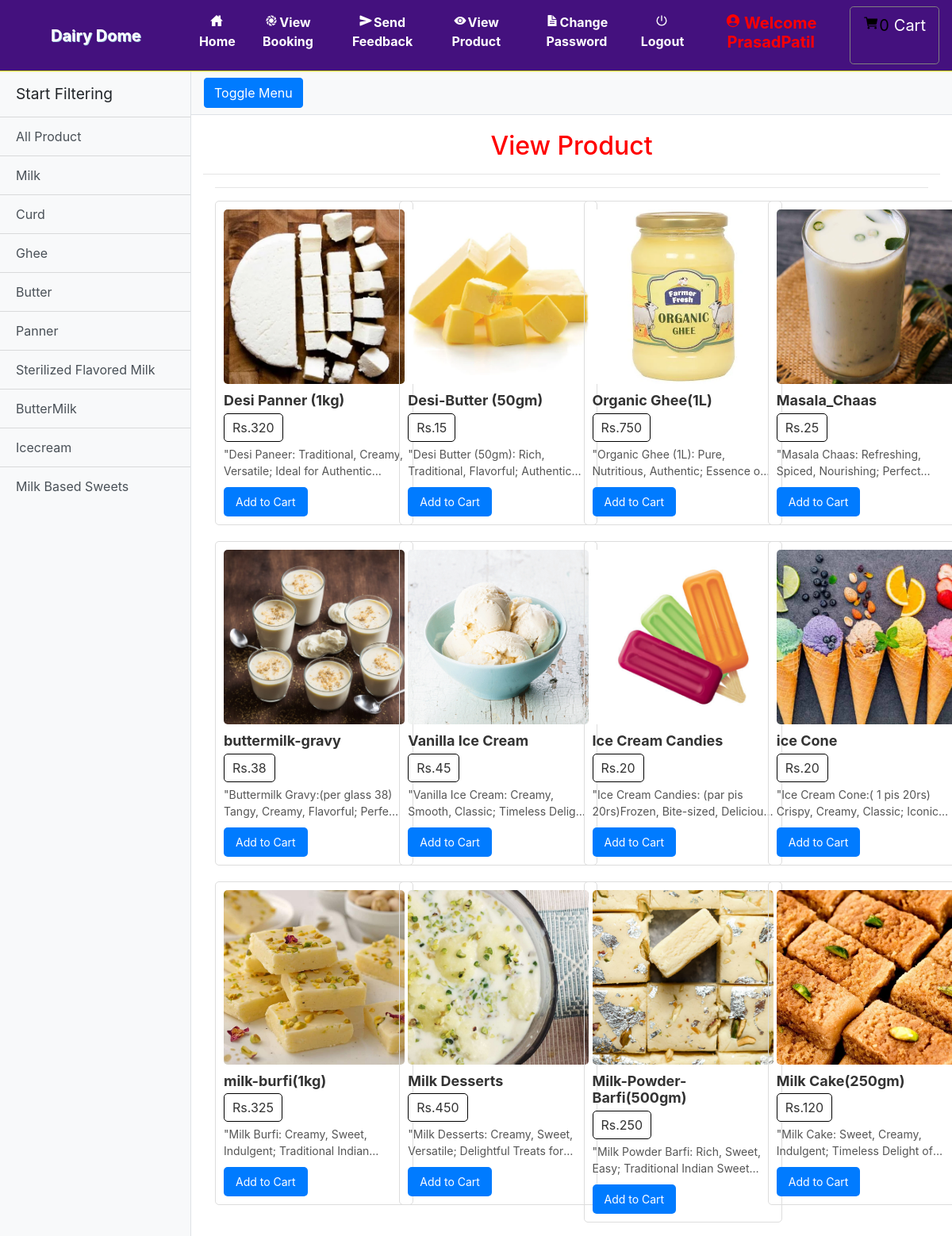
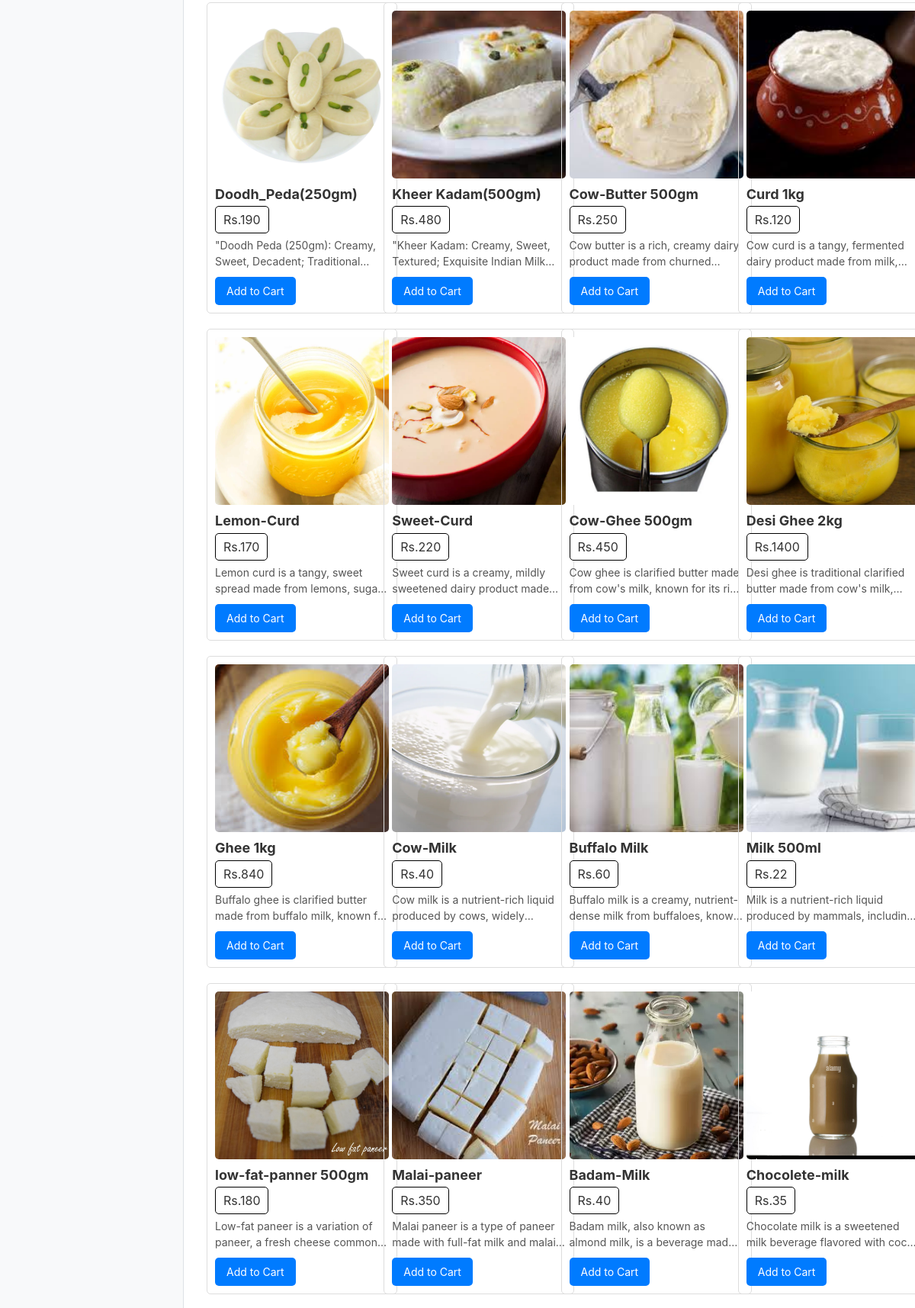
The page /view_product/0/ (signed in, upper part) on the database its author committed (2 pictures, top to bottom).
### grocery/models.py (models this page shows, shortened)
class Category(models.Model):
    name = models.CharField(max_length=30, null=True)

class Product(models.Model):
    category = models.ForeignKey(Category, on_delete=models.CASCADE, null=True)
    image = models.FileField(null=True)
    name = models.CharField(max_length=30, null=True)
    price = models.IntegerField(null=True)
    desc = models.TextField(null=True)

### grocery/views.py (the view)
# urls.py: path('view_product/<int:pid>/', View_prodcut, name='view_product'),
def View_prodcut(request,pid):
    if not request.user.is_authenticated:
        return redirect('login_admin')
    cat = ""
    cat1 = ""
    pro1 = ""
    num1 = 0
    user=""
    profile=""
    cart=""
    pro=""
    num=""
    if not request.user.is_staff:
        user = User.objects.get(id=request.user.id)
        profile = Profile.objects.get(user=user)
        cart = Cart.objects.filter(profile=profile)
        for i in cart:
            num1 += 1
    if pid == 0:
        cat = "All Product"
        pro1 = Product.objects.all()
    else:
        cat1 = Category.objects.get(id=pid)
        pro1 = Product.objects.filter(category=cat1).all()
    cat = Category.objects.all()
    pro = Product.objects.all()
    num = []
    b = 1
    for j in cat:
        a = 1
        for i in pro:
            if j.name == i.category.name:
                if a == 1:
                    num.append(i.id)
                    a = 2
    d = {'pro': pro, 'cat': cat,'cat1': cat1,'num':num,'pro1':pro1,'num1':num1}
    return render(request, 'view_product.html',d)

### grocery/templates/view_product.html (shortened to what this page needs)
{% extends 'navigation.html' %}
{% block body %}
{% load static %}
<link rel="stylesheet" href="{% static 'css/style.css' %}">
<link href="{% static 'css/simple-sidebar.css' %}" rel="stylesheet">
</head>
<body>
<div class="d-flex" id="wrapper">
  <div class="bg-light border-right" id="sidebar-wrapper">
    <div class="sidebar-heading">Start Filtering</div>
    <div class="list-group list-group-flush">
      <a href="{% url 'view_product' 0 %}" class="list-group-item list-group-item-action bg-light">All Product</a>
      {% for i in cat %}
      <a href="{% url 'view_product' i.id %}" class="list-group-item list-group-item-action bg-light">{{i.name}}</a>
      {% endfor %}
    </div>
  </div>
  <div id="page-content-wrapper">
    <nav class="navbar navbar-expand-lg navbar-light bg-light border-bottom">
      <button class="btn btn-primary" id="menu-toggle">Toggle Menu</button>
    </nav>
    <div class="container-fluid">
      <center>
        <h2 style="color:red;margin-top: 20px;">View Product</h2>
      </center>
      <hr>
      <div class="container-fluid">
        <hr>
        <div class="row">
          {% for j in pro1 %}
          <div class="col-md-3">
            <div class="product-box">
              <img class="product-img" src="{{j.image.url}}" alt="Product Image">
              <div class="product-details">
                <h3 class="product-title">{{j.name}}</h3>
                <div class="product-price">Rs.{{j.price}}</div>
                <p class="product-desc">{{ j.desc }}</p>
                <form action="{% url 'add_cart' j.id %}" method="post">
                  <button type="submit" class="add-to-cart-btn">Add to Cart</button>
                </form>
              </div>
            </div>
          </div>
          {% endfor %}
        </div>
      </div>
    </div>
  </div>
</div>
{% endblock %}

### grocery/templates/navigation.html (shortened to what this page needs)
<!DOCTYPE html>
<html lang="en">
<head>
    {% load static %}
     <link rel="stylesheet" href="https://maxcdn.bootstrapcdn.com/bootstrap/4.0.0/css/bootstrap.min.css">
  <link rel = stylesheet href = "//cdn.datatables.net/1.10.19/css/jquery.dataTables.min.css">
<link rel="stylesheet" href="https://cdnjs.cloudflare.com/ajax/libs/font-awesome/4.7.0/css/font-awesome.min.css">
</head>
<body style="background-color:white">
<nav class="navbar navbar-expand-sm" style = "background-color : #44117e ; border-bottom:1px solid #d7fc06">
  <a class="navbar-brand pl-5" href="#" style="color:white ; font-weight : bold">Dairy Dome</a>
<div class="collapse navbar-collapse" id="collapsibleNavbar">
  <ul class="navbar-nav pl-5 text-center">
    {% if request.user.username %}
    {% if not request.user.is_staff %}
    <li class="nav-item">
      <a class="nav-link" href="{% url 'home' %}" style="color:white"><ion-icon style="margin-right:2px" name="home-sharp"></ion-icon>Home</a>
    </li>
    <li class="nav-item">
      <a class="nav-link" href="{% url 'view_booking' %}" style="color:white"><ion-icon style="margin-right:2px" name="aperture"></ion-icon>View Booking</a>
    </li>
    <li class="nav-item">
      <a class="nav-link" href="{% url 'send_feedback' request.user.id %}" style="color:white"><ion-icon style="margin-right:2px" name="send"></ion-icon>Send Feedback</a>
    </li>
    <li class="nav-item">
      <a class="nav-link" href="{% url 'view_product' 0 %}" style="color:white"><ion-icon style="margin-right:2px" name="eye"></ion-icon>View Product</a>
    </li>
    <li class="nav-item">
      <a class="nav-link" href="{% url 'change_password' %}" style="color:white"><ion-icon style="margin-right:2px" name="document-text-sharp"></ion-icon>Change Password</a>
    </li>
    {% endif %}
    {% endif %}
    {% if request.user.is_authenticated %}
    <a class="nav-link" href="{% url 'logout' %}" style="color:white"><ion-icon style="margin-right:2px" name="power-sharp"></ion-icon>Logout</a>
    {% if not request.user.is_staff %}
    <li class="nav-item">
      <a href="{% url 'profile' %}"><h5 class="nav-link" style="color:red"><ion-icon style="margin-right:4px;color:#FF0000" name="person-circle-sharp"></ion-icon>Welcome {{request.user.username}}</h5>
      </a></li>
    {% else %}
    <li class="nav-item">
      <h5  class="nav-link" style="color:#91DE00"><ion-icon style="margin-right:4px;color:#91DE00" name="person-circle-sharp"></ion-icon>Welcome {{request.user.username}}</h5>
    </li>
    {% endif %}
    {% endif %}
    {% if not request.user.is_staff %}
    {% if request.user.username %}
      <a href="{% url 'cart' %}" style="border:1px solid gray" class="btn btn-default btn-lg text-dark text-capitalize">
        <ion-icon style="color:black;margin-top:2%" name="cart"></ion-icon><span style="color:black">{{num1}}</span><span style="margin-left:6px;margin-top:2%;color:white">Cart</span></a></center>
{% endif %}
    {% endif %}
    </ul>
</div>
</nav>
{% block body %}
{% endblock %}
</body></html>

### grocery/static/css/simple-sidebar.css (style rules this page uses)
body { overflow-x: hidden; }
#sidebar-wrapper { min-height: 100vh; margin-left: -15rem; -webkit-transition: margin .25s ease-out; -moz-transition: margin .25s ease-out; -o-transition: margin .25s ease-out; transition: margin .25s ease-out; }
#sidebar-wrapper .sidebar-heading { padding: 0.875rem 1.25rem; font-size: 1.2rem; }
#sidebar-wrapper .list-group { width: 15rem; }
#page-content-wrapper { min-width: 100vw; }
@media (min-width: 768px) { #sidebar-wrapper { margin-left: 0; } }
@media (min-width: 768px) { #page-content-wrapper { min-width: 0; width: 100%; } }

### grocery/templates/navigation.html (style rules this page uses)
* { box-sizing: border-box; }
.nav-link { font-weight:bold; }
.navbar-brand { text-shadow: 1px 1px lightblue; }

### grocery/templates/view_product.html (style rules this page uses)
.product-box { border: 1px solid #ddd; border-radius: 5px; padding: 10px; margin-right: 10px; margin-bottom: 20px; transition: box-shadow 0.3s; display: inline-block; width: 250px; }
.product-img { width: 100%; height: 220px; object-fit: cover; border-radius: 5px; margin-bottom: 10px; }
.product-title { font-size: 18px; font-weight: bold; color: #333; margin-bottom: 5px; }
.product-price { font-size: 16px; color: #333; background-color: #fff; border: 1px solid #000; border-radius: 5px; padding: 5px 10px; margin-bottom: 5px; display: inline-block; transition: background-color 0.3s, color 0.3s; }
.product-desc { font-size: 14px; color: #555; margin-bottom: 10px; overflow: hidden; text-overflow: ellipsis; display: -webkit-box; -webkit-line-clamp: 2; -webkit-box-orient: vertical; }
.add-to-cart-btn { background-color: #007bff; color: #fff; border: none; border-radius: 5px; padding: 8px 15px; font-size: 14px; cursor: pointer; transition: background-color 0.3s; }

### rows shown on the page
Category: name "Milk"
Category: name "Curd"
Category: name "Ghee"
Category: name "Butter"
Category: name "Panner"
Category: name "Sterilized Flavored Milk"
Category: name "ButterMilk"
Category: name "Icecream"
Category: name "Milk Based Sweets"
Product: image (picture), name "Desi Panner (1kg)", price "320", desc "\"Desi Paneer: Traditional, Creamy, Versatile; Ideal for…"
Product: image (picture), name "Desi-Butter (50gm)", price "15", desc "\"Desi Butter (50gm): Rich, Traditional, Flavorful;…"
Product: image (picture), name "Organic Ghee(1L)", price "750", desc "\"Organic Ghee (1L): Pure, Nutritious, Authentic; Essence…"
Product: image (picture), name "Masala_Chaas", price "25", desc "\"Masala Chaas: Refreshing, Spiced, Nourishing;…"
Product: image (picture), name "buttermilk-gravy", price "38", desc "\"Buttermilk Gravy:(per glass 38) Tangy, Creamy, Flavorful;…"
Product: image (picture), name "Vanilla Ice Cream", price "45", desc "\"Vanilla Ice Cream: Creamy, Smooth, Classic; Timeless…"
Product: image (picture), name "Ice Cream Candies", price "20", desc "\"Ice Cream Candies: (par pis 20rs)Frozen, Bite-sized,…"
Product: image (picture), name "ice Cone", price "20", desc "\"Ice Cream Cone:( 1 pis 20rs) Crispy, Creamy, Classic;…"
Product: image (picture), name "milk-burfi(1kg)", price "325", desc "\"Milk Burfi: Creamy, Sweet, Indulgent; Traditional…"
Product: image (picture), name "Milk Desserts", price "450", desc "\"Milk Desserts: Creamy, Sweet, Versatile; Delightful Treats…"
Product: image (picture), name "Milk-Powder-Barfi(500gm)", price "250", desc "\"Milk Powder Barfi: Rich, Sweet, Easy; Traditional Indian…"
Product: image (picture), name "Milk Cake(250gm)", price "120", desc "\"Milk Cake: Sweet, Creamy, Indulgent; Timeless Delight…"
Product: image (picture), name "Doodh_Peda(250gm)", price "190", desc "\"Doodh Peda (250gm): Creamy, Sweet, Decadent;…"
Product: image (picture), name "Kheer Kadam(500gm)", price "480", desc "\"Kheer Kadam: Creamy, Sweet, Textured; Exquisite Indian…"
Product: image (picture), name "Cow-Butter 500gm", price "250", desc "Cow butter is a rich, creamy dairy product made from…"
Product: image (picture), name "Curd 1kg", price "120", desc "Cow curd is a tangy, fermented dairy product made from…"
Product: image (picture), name "Lemon-Curd", price "170", desc "Lemon curd is a tangy, sweet spread made from lemons,…"
Product: image (picture), name "Sweet-Curd", price "220", desc "Sweet curd is a creamy, mildly sweetened dairy product…"
Product: image (picture), name "Cow-Ghee 500gm", price "450", desc "Cow ghee is clarified butter made from cow's milk, known for its…"
Product: image (picture), name "Desi Ghee 2kg", price "1400", desc "Desi ghee is traditional clarified butter made from cow's…"
Product: image (picture), name "Ghee 1kg", price "840", desc "Buffalo ghee is clarified butter made from buffalo milk, known…"
Product: image (picture), name "Cow-Milk", price "40", desc "Cow milk is a nutrient-rich liquid produced by cows,…"
Product: image (picture), name "Buffalo Milk", price "60", desc "Buffalo milk is a creamy, nutrient-dense milk from buffaloes,…"
Product: image (picture), name "Milk 500ml", price "22", desc "Milk is a nutrient-rich liquid produced by mammals,…"
Product: image (picture), name "low-fat-panner 500gm", price "180", desc "Low-fat paneer is a variation of paneer, a fresh cheese…"
Product: image (picture), name "Malai-paneer", price "350", desc "Malai paneer is a type of paneer made with full-fat milk and…"
Product: image (picture), name "Badam-Milk", price "40", desc "Badam milk, also known as almond milk, is a beverage…"
Product: image (picture), name "Chocolete-milk", price "35", desc "Chocolate milk is a sweetened milk beverage flavored…"

### other values the page prints
{{ request.user.username }} "PrasadPatil"
{{ num1 }} "0"
